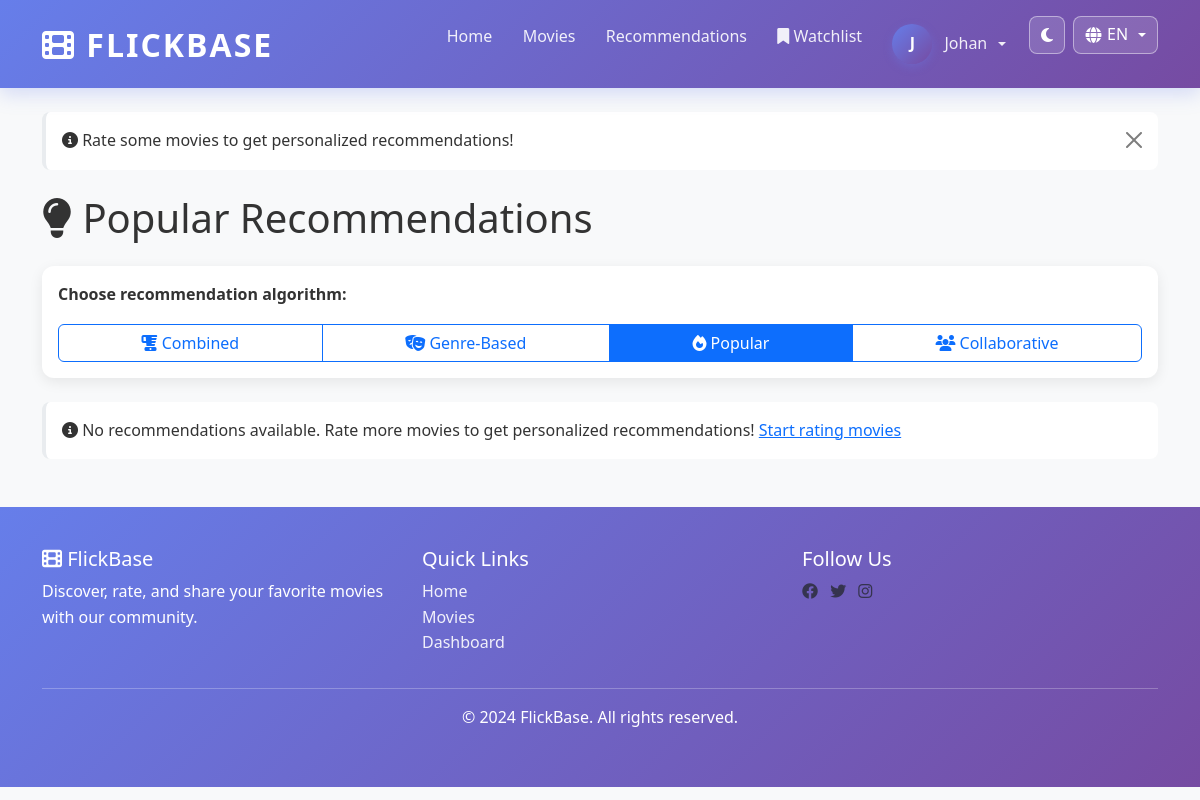
Page /recommendations?algorithm=popularity (signed in) on the earlier database version.
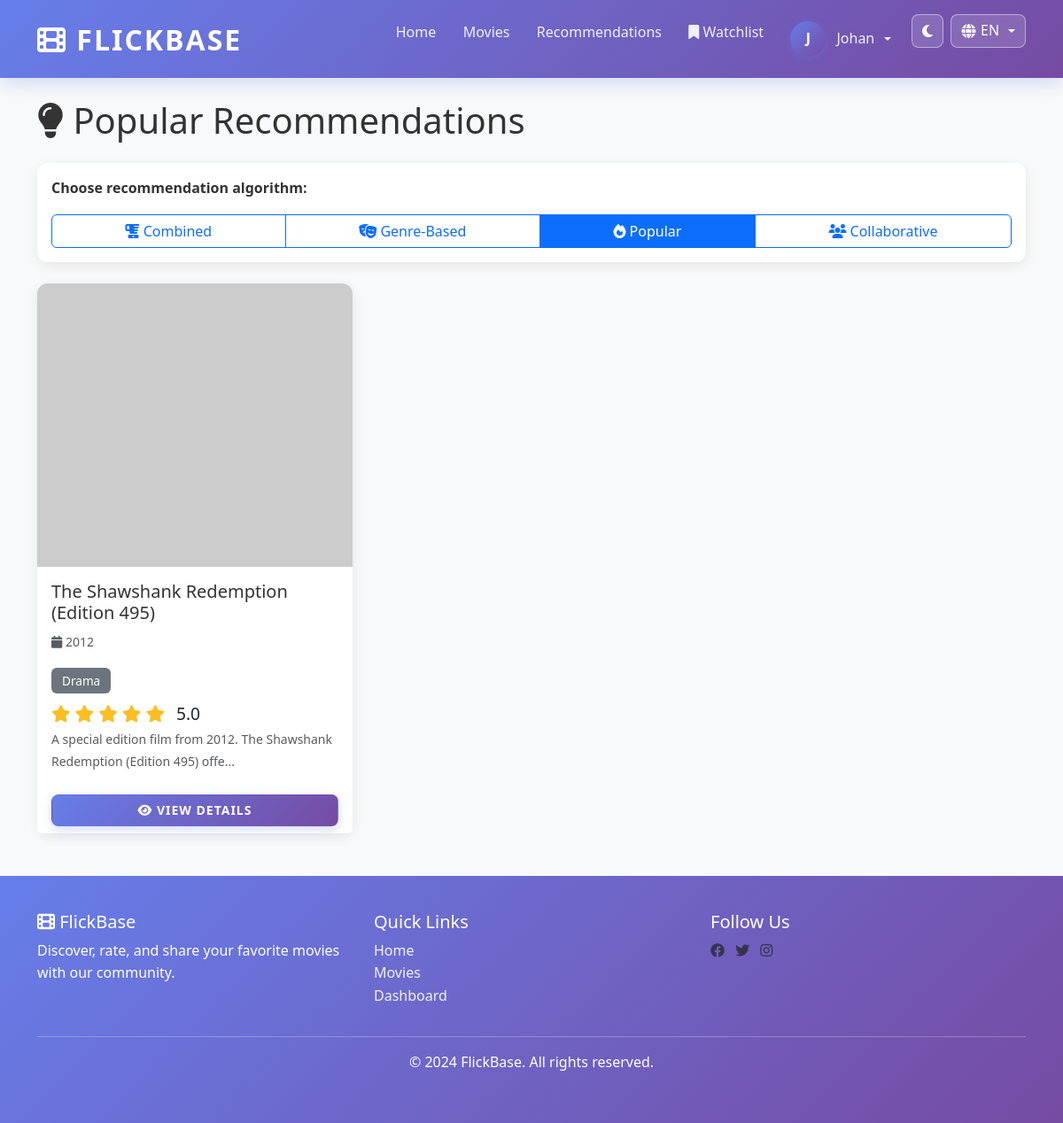
Same page on the later database version.
### app/models.py (models this page shows, shortened)
class Movie(db.Model):
    __tablename__ = 'movies'
    id = db.Column(db.Integer, primary_key=True)
    title = db.Column(db.String(255), nullable=False, index=True)
    description = db.Column(db.Text, nullable=False)
    year = db.Column(db.Integer, nullable=False, index=True)
    poster_url = db.Column(db.String(500), nullable=True)  # URL to poster image
    tmdb_id = db.Column(db.Integer, nullable=True, unique=True, index=True)  # For TMDB API integration
    created_at = db.Column(db.DateTime, default=utcnow, index=True)
    updated_at = db.Column(db.DateTime, default=utcnow, onupdate=utcnow)
    ratings = db.relationship('Rating', backref='movie', lazy=True, cascade='all, delete-orphan')
    watchlist = db.relationship('Watchlist', backref='movie', lazy=True, cascade='all, delete-orphan')
    def get_average_rating_db(self):
        avg = db.session.query(func.avg(Rating.rating)).filter_by(movie_id=self.id).scalar()
        return round(avg, 2) if avg else 0

class Genre(db.Model):
    __tablename__ = 'genres'
    id = db.Column(db.Integer, primary_key=True)
    name = db.Column(db.String(50), unique=True, nullable=False, index=True)
    description = db.Column(db.Text, nullable=True)
    created_at = db.Column(db.DateTime, default=utcnow)
    movies = db.relationship('Movie', secondary=movie_genre, backref=db.backref('genres', lazy='select'))

### app/routes/movie.py (the view)
@movie_bp.route('/recommendations')
@login_required
def recommendations():
    algo = request.args.get('algorithm', 'combined')  # combined, genre, popularity, collaborative
    if algo == 'genre':
        recs = RecommendationService.get_genre_based_recommendations(current_user.id)
        algo_name = t('recs.algo_genre')
    elif algo == 'popularity':
        recs = RecommendationService.get_popularity_based_recommendations(current_user.id)
        algo_name = t('recs.algo_popular')
    elif algo == 'collaborative':
        recs = RecommendationService.get_collaborative_filtering_recommendations(current_user.id)
        algo_name = t('recs.algo_collab')
    else:
        recs = RecommendationService.get_combined_recommendations(current_user.id)
        algo_name = t('recs.algo_combined')
    if not recs:
        flash(t('flash.recs_prompt'), 'info')
    return render_template('movies/recommendations.html',
                         recommendations=recs,
                         algorithm=algo,
                         algo_name=algo_name)

### app/i18n.py (called while the page is built)
def get_current_language():
    selected = session.get('lang')
    return selected if selected in SUPPORTED_LANGUAGES else 'en'

def translate(key, lang=None):
    current_lang = lang or get_current_language()
    entry = TRANSLATIONS.get(key, {})
    return entry.get(current_lang) or entry.get('en') or key

def localize_text(value, lang=None):
    if value is None:
        return ''
    if not isinstance(value, str):
        return value
    try:
        payload = json.loads(value)
    except Exception:
        return value
    if isinstance(payload, dict):
        current_lang = lang or get_current_language()
        return payload.get(current_lang) or payload.get('en') or next(iter(payload.values()), value)
    return value

### app/routes/movie.py (called while the page is built)
def t(key, **kwargs):
    text = translate(key)
    return text.format(**kwargs) if kwargs else text

### app/templates/movies/recommendations.html (shortened to what this page needs)
{% extends "base.html" %}
{% block content %}
<h1 class="mb-4"><i class="fas fa-lightbulb"></i> {{ algo_name }} {{ t('recs.title') }}</h1>
<div class="card mb-4">
    <div class="card-body">
        <p class="mb-3"><strong>{{ t('recs.choose') }}</strong></p>
        <div class="btn-group w-100" role="group">
            <a href="{{ url_for('movie.recommendations', algorithm='combined') }}"
               class="btn btn-outline-primary {% if algorithm == 'combined' %}active{% endif %}">
                <i class="fas fa-blender"></i> {{ t('recs.combined') }}
            </a>
            <a href="{{ url_for('movie.recommendations', algorithm='genre') }}"
               class="btn btn-outline-primary {% if algorithm == 'genre' %}active{% endif %}">
                <i class="fas fa-theater-masks"></i> {{ t('recs.genre') }}
            </a>
            <a href="{{ url_for('movie.recommendations', algorithm='popularity') }}"
               class="btn btn-outline-primary {% if algorithm == 'popularity' %}active{% endif %}">
                <i class="fas fa-fire"></i> {{ t('recs.popular') }}
            </a>
            <a href="{{ url_for('movie.recommendations', algorithm='collaborative') }}"
               class="btn btn-outline-primary {% if algorithm == 'collaborative' %}active{% endif %}">
                <i class="fas fa-users"></i> {{ t('recs.collab') }}
            </a>
        </div>
    </div>
</div>
{% if recommendations %}
<div class="row row-cols-1 row-cols-md-2 row-cols-lg-3 g-4 mb-4">
    {% for movie in recommendations %}
    <div class="col">
        <div class="card movie-card h-100">
            <div class="movie-poster">
                {% if movie.poster_url %}
                    <img src="{{ movie.poster_url }}" alt="{{ movie.title }}">
                {% else %}
                    <div class="w-100 h-100 d-flex align-items-center justify-content-center bg-light">
                        <i class="fas fa-image fa-3x text-muted"></i>
                    </div>
                {% endif %}
            </div>
            <div class="card-body">
                <h5 class="card-title">{{ movie.title }}</h5>
                <p class="text-muted"><small><i class="fas fa-calendar"></i> {{ movie.year }}</small></p>
                {% for genre in movie.genres[:2] %}
                <span class="badge badge-custom bg-secondary">{{ genre.name }}</span>
                {% endfor %}
                <div class="rating-stars mt-2">
                    {% set avg_rating = movie.get_average_rating_db() %}
                    {% for i in range(1, 6) %}
                        {% if i <= avg_rating %}<i class="fas fa-star"></i>
                        {% elif i - avg_rating < 1 %}<i class="fas fa-star-half-alt"></i>
                        {% else %}<i class="far fa-star"></i>{% endif %}
                    {% endfor %}
                    <span class="ms-2 text-body">{{ "%.1f"|format(avg_rating) }}</span>
                </div>
                <p class="card-text text-muted"><small>{{ localize_text(movie.description) | truncate(80, True, '...') }}</small></p>
            </div>
            <div class="card-footer bg-white border-top-0">
                <a href="{{ url_for('movie.movie_detail', movie_id=movie.id) }}" class="btn btn-primary btn-sm w-100">
                    <i class="fas fa-eye"></i> {{ t('movies.view_details') }}
                </a>
            </div>
        </div>
    </div>
    {% endfor %}
</div>
{% else %}
<div class="alert alert-info">
    <i class="fas fa-info-circle"></i> {{ message | default(t('recs.none')) }}
    <a href="{{ url_for('movie.movies') }}">{{ t('recs.start_rating') }}</a>
</div>
{% endif %}
{% endblock %}

### app/templates/base.html (shortened to what the changed rows need)
<!DOCTYPE html>
<html lang="{{ current_lang or 'en' }}" data-bs-theme="light">
<head>
    <link href="https://cdn.jsdelivr.net/npm/bootstrap@5.3.0/dist/css/bootstrap.min.css" rel="stylesheet">
    <link rel="stylesheet" href="https://cdnjs.cloudflare.com/ajax/libs/font-awesome/6.4.0/css/all.min.css">
    <link rel="stylesheet" href="{{ url_for('static', filename='css/dark-mode.css') }}">
</head>
<body>
    <div class="container mt-4">
        {% with messages = get_flashed_messages(with_categories=true) %}
            {% if messages %}
                {% for category, message in messages %}
                    <div class="alert alert-{{ 'danger' if category == 'error' else category }} alert-dismissible fade show" role="alert">
                        <strong>
                            {% if category == 'success' %}<i class="fas fa-check-circle"></i>
                            {% elif category == 'error' or category == 'danger' %}<i class="fas fa-exclamation-circle"></i>
                            {% elif category == 'warning' %}<i class="fas fa-exclamation-triangle"></i>
                            {% else %}<i class="fas fa-info-circle"></i>
                            {% endif %}
                        </strong>
                        {{ message }}
                        <button type="button" class="btn-close" data-bs-dismiss="alert"></button>
                    </div>
                {% endfor %}
            {% endif %}
        {% endwith %}
    </div>
    <main class="container my-4">
        {% block content %}{% endblock %}
    </main>
</body>
</html>

Differences in the rows shown:
now on this page (row edited): Movie: title "The Shawshank Redemption (Edition 495)", year "2012", avg_rating "5.0", description "A special edition film from 2012. The Shawshank Redemption (Edition 495) offe...", t "VIEW DETAILS"
now on this page (row unchanged): Genre: name "Drama"
Other differences:
{{ message | default(t('recs.none')) }}: "No recommendations available. Rate more movies to get personalized recommendations!" → (not shown)
{{ t('recs.start_rating') }}: "Start rating movies" → (not shown)
list line gone: "Rate some movies to get personalized recommendations!"
